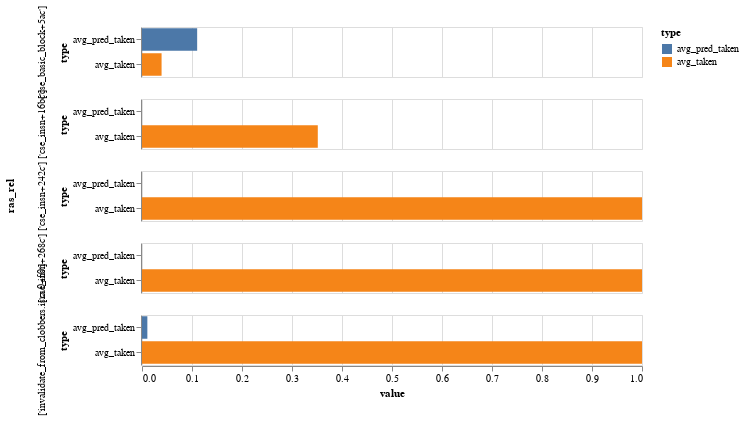

Notebook cell for this chart:
### Code cell
data = df[['ras_rel','mispredicted','taken','pred_taken']].copy()

data['ras_rel'] = data['ras_rel'].apply(lambda x : str(x[:1]))

alt.Chart(data).transform_aggregate(
    avg_taken = 'mean(taken)',
    avg_pred_taken = 'mean(pred_taken)',
    count = 'count()',
    groupby = ['ras_rel']
).transform_filter(
    'datum.count > 100'
).transform_fold(
    ['avg_taken', 'avg_pred_taken'],
    ['type', 'value'],
).mark_bar().encode(
    row='ras_rel:N',
    color='type:N',
    x='value:Q',
    y='type:O',
    tooltip=['avg_taken:Q', 'avg_pred_taken:Q', 'ras_rel', 'count:Q']
).properties(
    width=500,
    height=50
)

### Figure 1 — Vega specification as saved in the notebook (floating-point values rounded to 4 significant figures)
{"$schema": "https://vega.github.io/schema/vega/v5.json", "data": [{"name": "source_0", "values": [{"ras_rel": "['cse_insn+16bc']", "avg_taken": 0.3516, "avg_pred_taken": 0.0, "count": 4767, "type": "avg_taken", "value": 0.3516}, {"ras_rel": "['cse_insn+16bc']", "avg_taken": 0.3516, "avg_pred_taken": 0.0, "count": 4767, "type": "avg_pred_taken", "value": 0.0}, {"ras_rel": "['cse_insn+242c']", "avg_taken": 1.0, "avg_pred_taken": 0.0, "count": 554, "type": "avg_taken", "value": 1.0}, {"ras_rel": "['cse_insn+242c']", "avg_taken": 1.0, "avg_pred_taken": 0.0, "count": 554, "type": "avg_pred_taken", "value": 0.0}, {"ras_rel": "['invalidate_from_clobbers.isra.0+f0']", "avg_taken": 1.0, "avg_pred_taken": 0.01071, "count": 560, "type": "avg_taken", "value": 1.0}, {"ras_rel": "['invalidate_from_clobbers.isra.0+f0']", "avg_taken": 1.0, "avg_pred_taken": 0.01071, "count": 560, "type": "avg_pred_taken", "value": 0.01071}, {"ras_rel": "['cse_insn+268c']", "avg_taken": 1.0, "avg_pred_taken": 0.0, "count": 532, "type": "avg_taken", "value": 1.0}, {"ras_rel": "['cse_insn+268c']", "avg_taken": 1.0, "avg_pred_taken": 0.0, "count": 532, "type": "avg_pred_taken", "value": 0.0}, {"ras_rel": "['cse_basic_block+5ac']", "avg_taken": 0.03915, "avg_pred_taken": 0.1103, "count": 281, "type": "avg_taken", "value": 0.03915}, {"ras_rel": "['cse_basic_block+5ac']", "avg_taken": 0.03915, "avg_pred_taken": 0.1103, "count": 281, "type": "avg_pred_taken", "value": 0.1103}]}, {"name": "row_domain", "values": [{"ras_rel": "['cse_insn+16bc']", "count": 2}, {"ras_rel": "['cse_insn+242c']", "count": 2}, {"ras_rel": "['invalidate_from_clobbers.isra.0+f0']", "count": 2}, {"ras_rel": "['cse_insn+268c']", "count": 2}, {"ras_rel": "['cse_basic_block+5ac']", "count": 2}]}, {"name": "source_0_x_domain_value", "values": [{"min": 0.0, "max": 1.0}]}, {"name": "source_0_y_domain_type", "values": [{"type": "avg_taken"}, {"type": "avg_pred_taken"}]}, {"name": "source_0_color_domain_type", "values": [{"type": "avg_taken"}, {"type": "avg_pred_taken"}]}], "signals": [{"name": "child_width", "value": 500}, {"name": "child_height", "value": 50}], "marks": [{"type": "group", "name": "row-title", "title": {"text": "ras_rel", "orient": "left", "offset": 10, "style": "guide-title"}, "role": "row-title"}, {"type": "group", "name": "row_header", "from": {"data": "row_domain"}, "sort": {"field": "datum[\"ras_rel\"]", "order": "ascending"}, "encode": {"update": {"height": {"signal": "child_height"}}}, "axes": [{"scale": "y", "orient": "left", "grid": false, "title": "type", "zindex": 0}], "title": {"text": {"signal": "isValid(parent[\"ras_rel\"]) ? parent[\"ras_rel\"] : \"\"+parent[\"ras_rel\"]"}, "offset": 10, "style": "guide-label", "orient": "left", "frame": "group"}, "role": "row-header"}, {"type": "group", "name": "column_footer", "encode": {"update": {"width": {"signal": "child_width"}}}, "axes": [{"scale": "x", "tickCount": {"signal": "ceil(child_width/40)"}, "zindex": 0, "labelFlush": true, "labelOverlap": true, "grid": false, "orient": "bottom", "title": "value"}], "role": "column-footer"}, {"type": "group", "name": "cell", "from": {"facet": {"data": "source_0", "name": "facet", "groupby": ["ras_rel"]}}, "sort": {"field": ["datum[\"ras_rel\"]"], "order": ["ascending"]}, "encode": {"update": {"width": {"signal": "child_width"}, "height": {"signal": "child_height"}}}, "marks": [{"type": "rect", "name": "child_marks", "from": {"data": "facet"}, "encode": {"update": {"ariaRoleDescription": {"value": "bar"}, "description": {"signal": "\"type: \" + (isValid(datum[\"type\"]) ? datum[\"type\"] : \"\"+datum[\"type\"]) + \"; avg_taken: \" + (format(datum[\"avg_taken\"], \"\")) + \"; avg_pred_taken: \" + (format(datum[\"avg_pred_taken\"], \"\")) + \"; ras_rel: \" + (isValid(datum[\"ras_rel\"]) ? datum[\"ras_rel\"] : \"\"+datum[\"ras_rel\"]) + \"; count: \" + (format(datum[\"count\"], \"\")) + \"; value: \" + (format(datum[\"value\"], \"\"))"}, "tooltip": {"signal": "{\"avg_taken\": format(datum[\"avg_taken\"], \"\"), \"avg_pred_taken\": format(datum[\"avg_pred_taken\"], \"\"), \"ras_rel\": isValid(datum[\"ras_rel\"]) ? datum[\"ras_rel\"] : \"\"+datum[\"ras_rel\"], \"count\": format(datum[\"count\"], \"\")}"}, "y": {"field": "type", "scale": "y"}, "height": {"scale": "y", "band": 1}, "fill": {"field": "type", "scale": "color"}, "x": {"field": "value", "scale": "x"}, "x2": {"value": 0, "scale": "x"}}}, "style": ["bar"]}], "axes": [{"scale": "x", "domain": false, "orient": "bottom", "minExtent": 0, "maxExtent": 0, "ticks": false, "aria": false, "labels": false, "gridScale": "y", "tickCount": {"signal": "ceil(child_width/40)"}, "grid": true, "zindex": 0}], "style": "cell"}], "scales": [{"name": "x", "type": "linear", "domain": [{"signal": "(data(\"source_0_x_domain_value\")[0] || {}).min"}, {"signal": "(data(\"source_0_x_domain_value\")[0] || {}).max"}], "range": [0, {"signal": "child_width"}], "nice": true, "zero": true}, {"name": "y", "type": "band", "domain": {"data": "source_0_y_domain_type", "field": "type", "sort": true}, "range": [0, {"signal": "child_height"}], "paddingOuter": 0.05, "paddingInner": 0.1}, {"name": "color", "type": "ordinal", "domain": {"data": "source_0_color_domain_type", "field": "type", "sort": true}, "range": "category"}], "legends": [{"fill": "color", "symbolType": "square", "title": "type"}], "background": "white", "layout": {"padding": 20, "offset": {"rowTitle": 10}, "columns": 1, "bounds": "full", "align": "all"}, "padding": 5}
